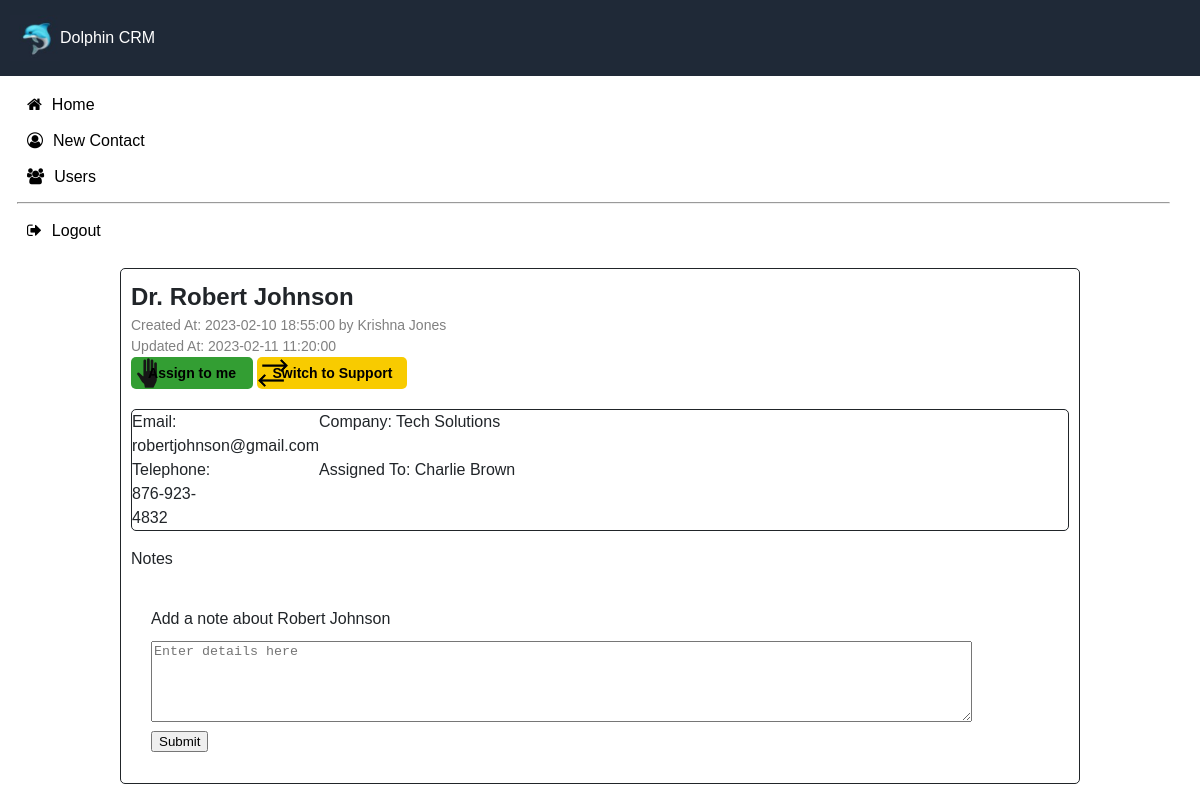
Page /contactDetails.php?contactID=3 on the committed database.
### tables this page shows
CREATE TABLE contacts
(
  id int(11) NOT NULL auto_increment,
  title varchar(35) NOT NULL default '',
  firstname varchar(35) NOT NULL default '',
  lastname varchar(35) NOT NULL default '',
  email varchar(35) NOT NULL default '',
  telephone varchar(35) NOT NULL default '',
  company varchar(35) NOT NULL default '',
  type varchar(35) NOT NULL default '',
  assigned_to int(11) NOT NULL,
  created_by int(11) NOT NULL,
  created_at datetime,
  updated_at datetime,
  PRIMARY KEY (id),
  FOREIGN KEY (assigned_to) REFERENCES users(id),
  FOREIGN KEY (created_by) REFERENCES users(id)
);

### contactDetails.php (the view, shortened to what this page needs)
<?php
$host = 'localhost';
$username = 'user123';
$password = 'password123';
$dbname = 'dolphin_crm';
try {
    $conn = new PDO("mysql:host=$host;dbname=$dbname;charset=utf8mb4", $username, $password);
    $conn->setAttribute(PDO::ATTR_ERRMODE, PDO::ERRMODE_EXCEPTION);
    $id = $_GET['contactID'];
    $stmt = $conn->prepare("SELECT contacts.*,
           CONCAT(users1.firstname, ' ', users1.lastname) AS assigned_to_name,
           CONCAT(users2.firstname, ' ', users2.lastname) AS created_by_name
    FROM contacts
    INNER JOIN users AS users1 ON contacts.assigned_to = users1.id
    INNER JOIN users AS users2 ON contacts.created_by = users2.id
    WHERE contacts.id = :id
    ");
    $stmt->execute(['id' => $id]);
    $contact = $stmt->fetch(PDO::FETCH_ASSOC);
?>
<!DOCTYPE html>
<html lang="en">
    <head>
        <link rel="stylesheet" href="contactDetails.css">
        <?php require "header.php"; ?>
    </head>
    <body>
        <div>
            <?php include 'menu.php'; ?>
        </div>
        <div class="contact-details">
            <?php if ($contact): ?>
                <div class="contact-name"><?php echo $contact['title'] . ' ' . $contact['firstname'] . ' ' . $contact['lastname']; ?></div>
                <div class="contact-created_at">Created At: <?php echo $contact['created_at']; ?> by <?php echo $contact['created_by_name']; ?></div>
                <div class="contact-updated_at">Updated At: <?php echo $contact['updated_at']; ?></div>
                <div class="buttons">
                    <button type="button" id="assignToMeButton" onclick="assignToMe(<?php echo $contact['id']; ?>)">Assign to me</button>
                    <button type="button" id="switchButton" onclick="switchRole(<?php echo $contact['id']; ?>, '<?php echo $contact['type']; ?>')">
                    Switch to <span id="newRole"></span>
                    </button>
                </div>
                <div class="container">
                    <div class="contact-email">Email: <?php echo $contact['email']; ?></div>
                    <div class="contact-company">Company: <?php echo $contact['company']; ?></div>
                    <div class="contact-telephone">Telephone: <?php echo $contact['telephone']; ?></div>
                    <div class="contact-assigned_to">Assigned To: <?php echo $contact['assigned_to_name']; ?></div>
                </div>
                <div>
                    <p>Notes</p>
                    <div id="add-notes">
                        <form id="add-notes-form" action="update-notes.php" method="post">
                            <div>
                                <label for="notes">Add a note about <?php echo $contact['firstname'] . ' ' . $contact['lastname']; ?></label>
                            </div>
                            <div>
                                <textarea name="notes" rows="5" cols="100" id="notes" placeholder="Enter details here" required></textarea>
                            </div>
                            <button type="submit" name="submitBtn" id="submitBtn">Submit</button>
                            </div>
                    </div>
        </div>
            <?php else: ?>
                <div>No contact found with id <?php echo $id; ?></div>
            <?php endif; ?>
    </body>
</html>
<?php
} catch(PDOException $e) {
    echo "Connection failed: " . $e->getMessage();
}
?>

### contactDetails.css (style rules this page uses)
body { background-color: #ffffff; font-family: 'Roboto', sans-serif; font-size: 16px; line-height: 1.5; color: #212529; text-align: left; box-sizing: border-box; }
.contact-details { margin-top: 20px; margin-bottom: 20px; border:1px solid #212529; border-radius: 5px; padding: 10px; margin-left: 10%; margin-right: 10%; }
.contact-name { font-size: 24px; font-weight: bold; }
.contact-created_at,.contact-updated_at { font-size: 14px; color: gray; }
.container { display:flex; flex-wrap: wrap; margin-top: 20px; border:1px solid #212529; border-radius: 5px; }
#switchButton { background-color: rgb(248, 203, 0); background-image: url('switch.png'); background-repeat: no-repeat; background-position: left; background-size: contain; border-radius: 5px; color: black; width: 16%; height: 32px; font-size: 14px; font-weight: bold; border: none; }
#assignToMeButton { background-color: rgb(51, 158, 51); background-image: url('hand-palm-silhouette-icon.png'); background-repeat: no-repeat; background-position: left; background-size: contain; border-radius: 5px; color: black; width: 13%; height: 32px; font-size: 14px; font-weight: bold; border: none; }
.contact-email, .contact-telephone { width: 50%; }
.contact-company, .contact-assigned_to { width: 50%; }

### header.css (style rules this page uses)
body { margin: 0; padding: 0; font-family: Arial, Helvetica, sans-serif; }

### styles.css (style rules this page uses)
.container { display: grid; grid-template-columns: 1fr 5fr; grid-template-areas: "header header" "buttons records"; }
body { margin: 0%; }
form, .tables { padding: 20px; }
label { display: inline-block; padding-bottom: 10px; }

### rows in the picture
contacts: title "Dr.", firstname "Robert", lastname "Johnson", created_at "2023-02-10 18:55:00", updated_at "2023-02-11 11:20:00", email "robertjohnson@gmail.com", company "Tech Solutions", telephone "876-923-4832"

### other values in the picture
$contact['created_by_name'] "Krishna Jones"
$contact['assigned_to_name'] "Charlie Brown"
